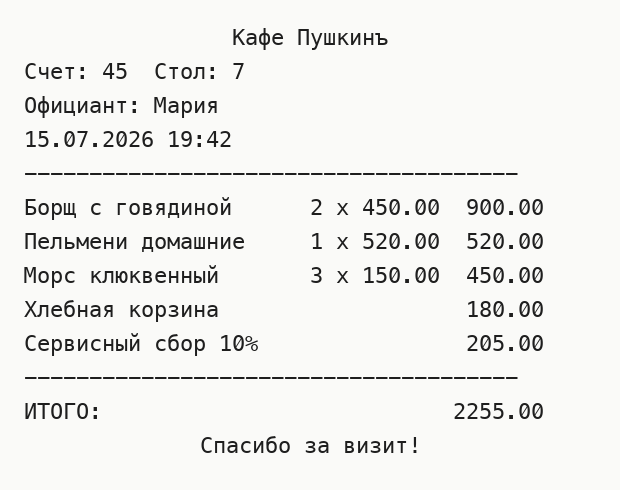
#> input picture tests/fixtures/simple_precheck.png, 620 x 490 px
$ python -i preprocessing.py   (imports and definitions only)
#> lines starting #> are read from the running program, lines starting #| are printed output that depends on the picture; after the words box and inside, x2 and y2 are one past the last pixel; in counts of white or black regions, pixels touching at a corner belong together
#> further down, picture is the input picture: shape (490, 620, 3); mean B, G, R 237.1, 239, 239
"""Подготовка фото чека перед OCR.

Фото с телефона: произвольная ориентация (EXIF + поворот на 90°),
перекос, тени, лишний фон. Здесь только дешёвые операции —
сервис работает на 1 vCPU / 1 ГБ RAM.
"""

from __future__ import annotations

import io
import re

import cv2
import numpy as np
from PIL import Image, ImageOps

# Крупнее не нужно: PP-OCRv5 det сам ресайзит, а память ограничена.
MAX_SIDE = 1600

# Уменьшенная копия для выбора ориентации: полный OCR на 4 углах
# слишком дорог, на ~900px хватает уверенного выбора.
_ORIENT_MAX_SIDE = 900

_HEADER_HINT = re.compile(
    r"(гостев|наименован|ресторан|кафе|бар\b|чек\b|сч[её]т\b|стол\b|заказ)",
    re.IGNORECASE,
)
_FOOTER_HINT = re.compile(
    r"(итого|к\s*оплате|подытог|спасибо|чаевые|qr|наведите)",
    re.IGNORECASE,
)
_LATIN_TO_CYR = str.maketrans(
    {
        "a": "а",
        "b": "в",
        "c": "с",
        "e": "е",
        "h": "н",
        "k": "к",
        "m": "м",
        "o": "о",
        "p": "р",
        "t": "т",
        "x": "х",
        "y": "у",
    }
)


class ImageDecodeError(Exception):
    pass


# [51 lines left out: functions decode_image, _resize_max_side, _deskew_small_angle, not called in this run]


def _enhance_contrast(image: np.ndarray) -> np.ndarray:
    """CLAHE по каналу яркости: вытягивает бледную термопечать, не пережигая фото."""
    lab = cv2.cvtColor(image, cv2.COLOR_BGR2LAB)
#> lab: shape (490, 620, 3); mean of channels 0, 1, 2 240.1, 128, 129
    l_channel, a, b = cv2.split(lab)
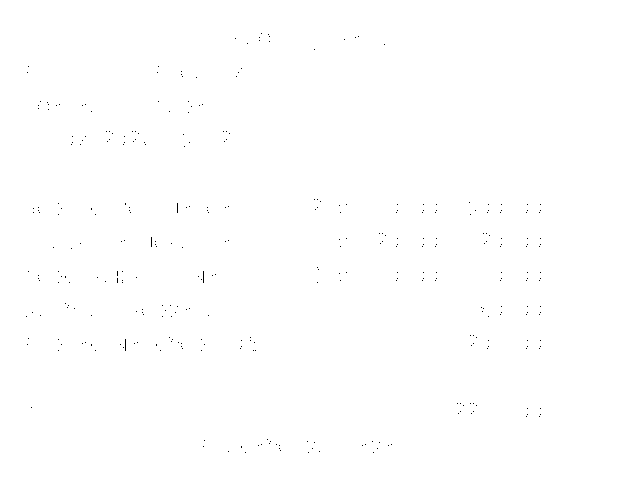
#> a: shape (490, 620); values 127 (black) and 128 (white), 99.9% white; black in thin lines or dots, all inside (x1, y1, x2, y2) = (26, 33, 541, 453)
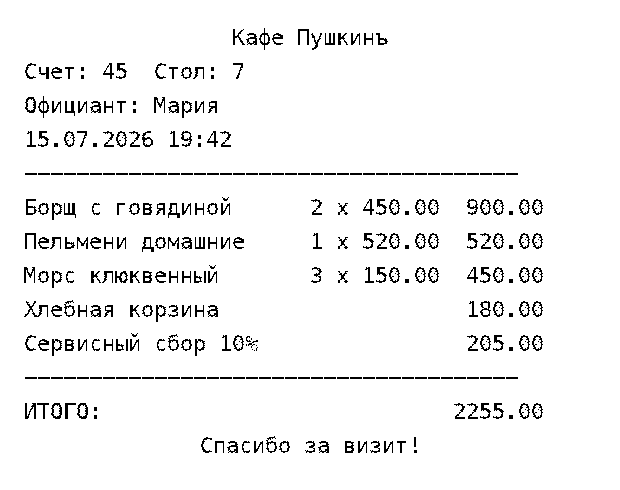
#> b: shape (490, 620); values 128 (black) and 129 (white), 95.4% white; black in thin lines or dots, all inside (x1, y1, x2, y2) = (24, 28, 543, 453)
    clahe = cv2.createCLAHE(clipLimit=2.0, tileGridSize=(8, 8))
    l_channel = clahe.apply(l_channel)
    return cv2.cvtColor(cv2.merge((l_channel, a, b)), cv2.COLOR_LAB2BGR)


# [10 lines left out: function _rotate_cardinal, not called in this run]


def _normalize_hint(text: str) -> str:
    return text.lower().translate(_LATIN_TO_CYR)


# [88 lines left out: functions _orientation_score, _auto_rotate_cardinal, preprocess, not called in this run]

>>> import cv2
>>> picture = cv2.imread('../tests/fixtures/simple_precheck.png')
>>> result = _enhance_contrast(picture)
